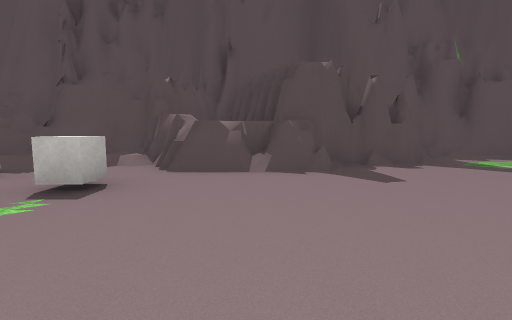
view 1 (above)

19 first-person views from a walk through a 3-D level made in the Unity game engine. The camera is 1.3 m above the floor, tilts 6° down and sees 85° across. The floor is counted in squares, 2 m on a side. Each view is taken from the middle of a square. On the plan, view 1 faces up. The plan holds only what a view shows up to about 9 squares ahead; the rest is blank. The place goes on beyond the plan. The player character is not drawn. Some animated figures are left out. Some surface patterns are stand-ins.

view 2
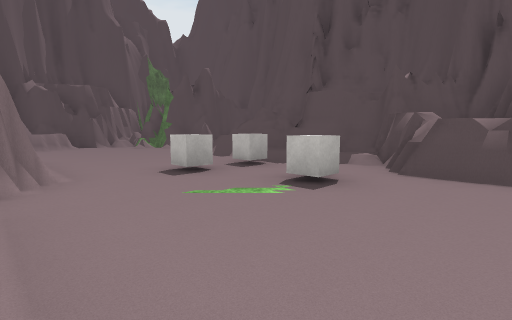

view 3
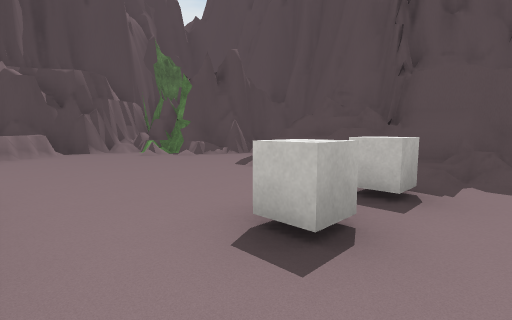

view 4
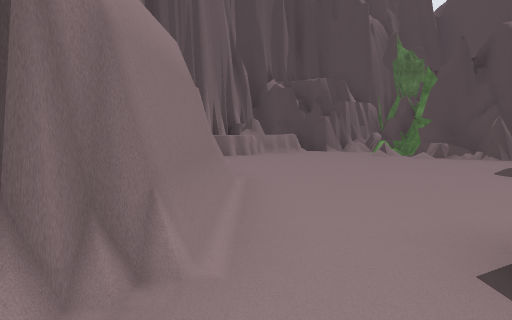

view 5
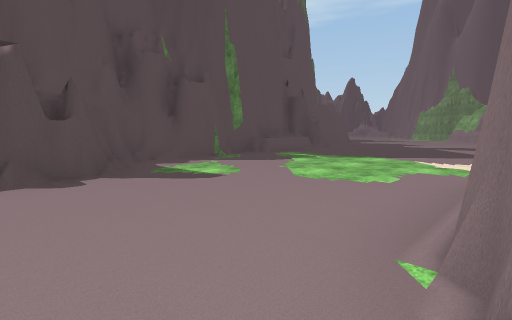

view 6
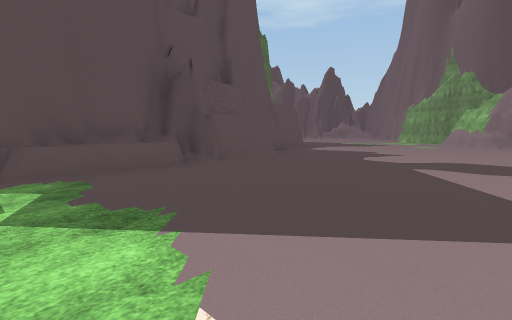

view 7
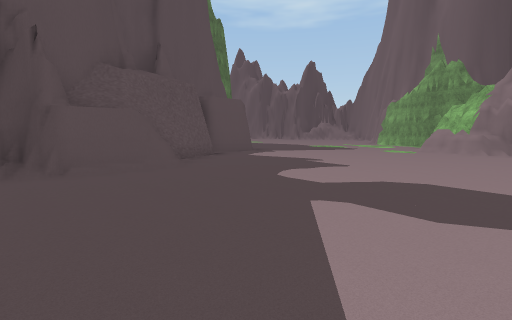

view 8
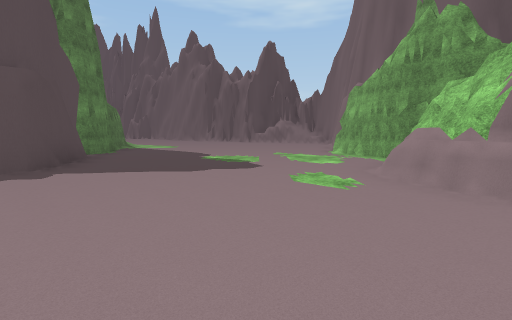

view 9
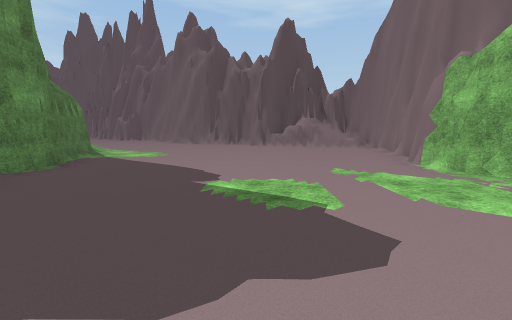

view 10
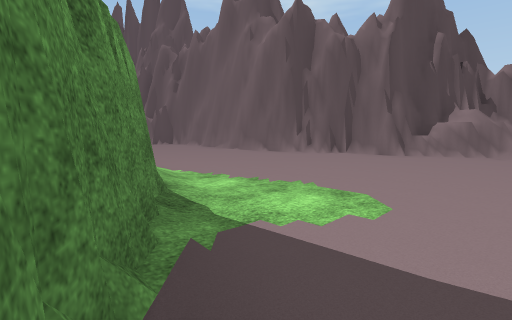

view 11
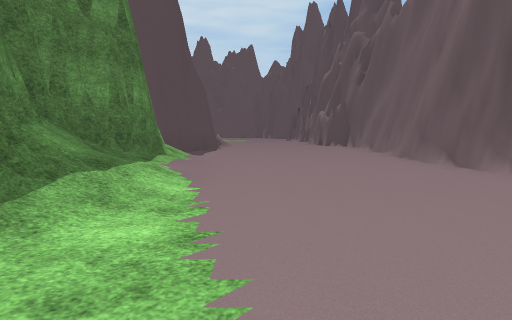

view 12
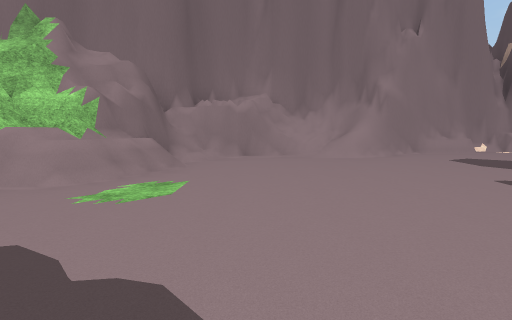

view 13
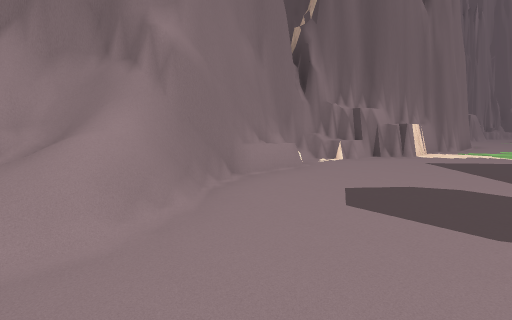

view 14
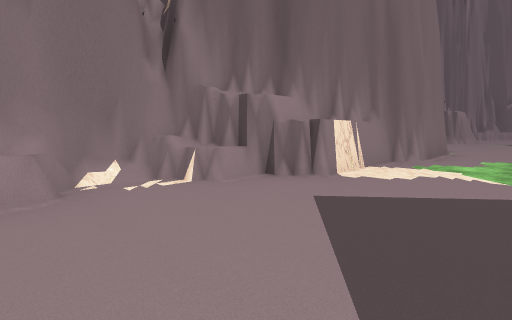

view 15
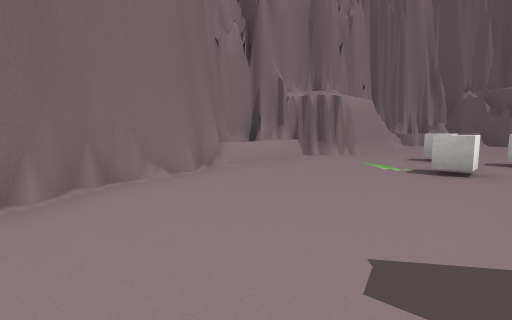

view 16
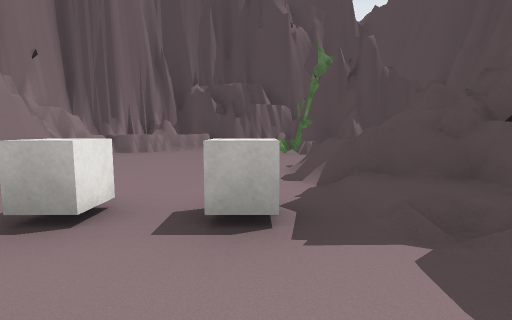

view 17
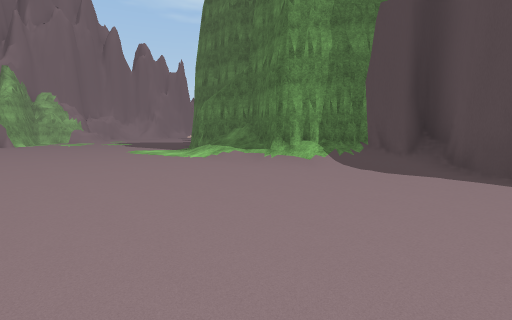

view 18
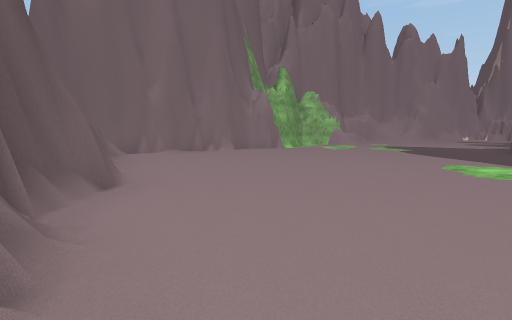

view 19
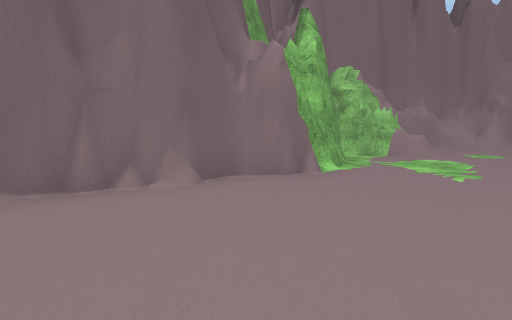

### Floor plan
Key: @ floor where view 1 was taken; # wall or solid block; . main floor; : floor 0.25 m higher than the main floor; / step, stairs or slope; = window, fence, low wall or low ledge; ^ raised ledge; C cube.
Columns run from 13 left of view 1 to 28 right of it. Each row starts with its distance up from view 1.
 22                                  ##.....#
 21                                  #......#
 20                                  #/.....#
 19                                  #//....#
 18                                  ##/....#
 17                                  ##/....##
 16                                  #//.....#
 15                                  ##......#
 14                                  #:......=
 13                                 ##........
 12                                ##.........
 11                                #..........
 10                               ##..........
  9                             ###..........#
  8     #####        ############...........##
  7    ##=#^#####   ##/###^^^##...........###
  6   ##//=/===######/....................#
  5  ###../////=###......................##
  4 ##.=.....C........................=###
  3 ##.......C.C......................###
  2 #^................................#
  1 #^^.............####.........=//###
  0  #^.######...@###  #####....#==##
 -1   ####   ##^###        #########
 -2           ###

Positions as (right, up) in squares from view 1, and headings:
1: (0, 0), facing up
2: (0, 0), facing up-left
3: (-3, 1), facing up-left
4: (-3, 1), facing left
5: (2, 1), facing up-right
6: (8, 2), facing up-right
7: (11, 2), facing up-right
8: (17, 3), facing up-right
9: (19, 6), facing up-right
10: (20, 12), facing up-right
11: (23, 13), facing up
12: (19, 8), facing down
13: (17, 3), facing down-left
14: (13, 3), facing down-left
15: (3, 4), facing down-left
16: (-2, 4), facing left
17: (26, 22), facing down-left
18: (26, 18), facing down
19: (26, 12), facing down
